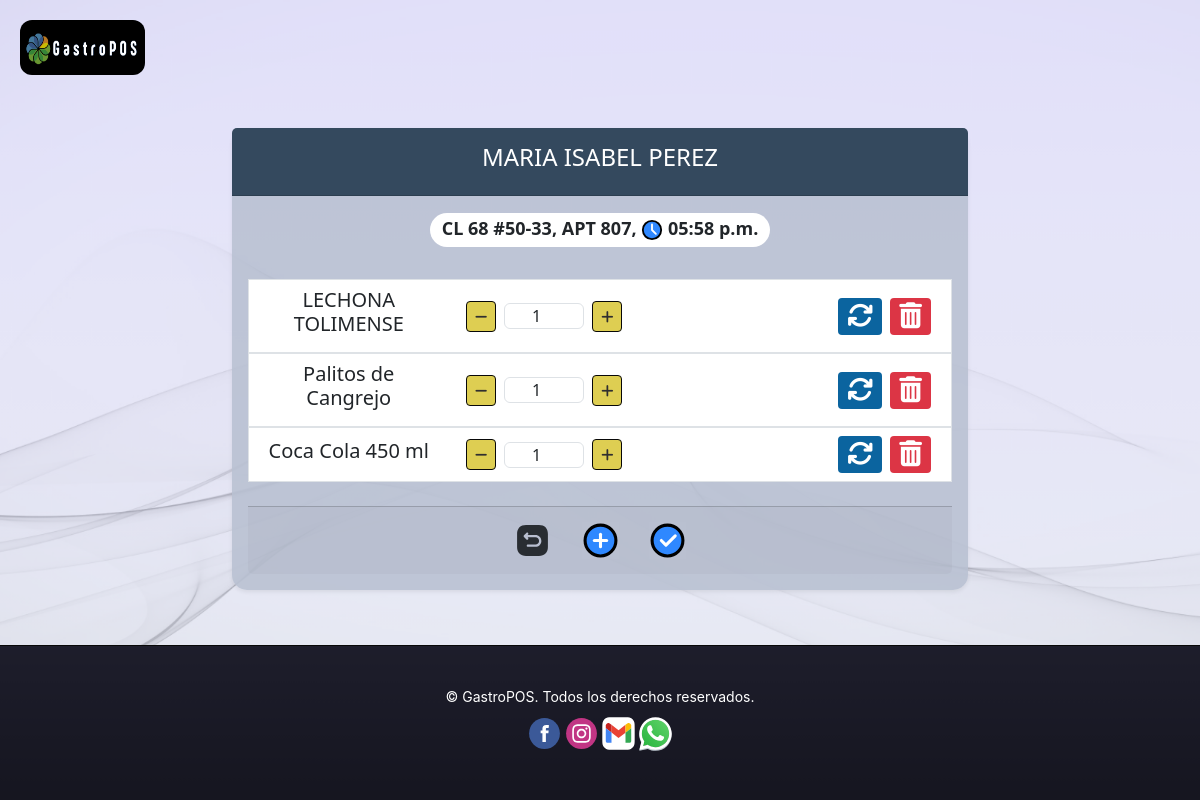
Page /app/detalle-domicilio/70/ (signed in) on the committed database.
### pedidos/models.py (models this page shows, shortened)
class PedidoDomicilio(models.Model):
    ESTADO_CHOICES = [
        ('Pendiente', 'Pendiente'),
        ('En camino', 'En camino'),
        ('Entregado', 'Entregado'),
        ('Facturado', 'Facturado'),
    ]
    usuario = models.ForeignKey(User, on_delete=models.CASCADE)
    doc_cliente = models.PositiveIntegerField()
    nombre_cliente = models.CharField(max_length=50)
    telefono_cliente = models.CharField(max_length=50)
    direccion_cliente = models.CharField(max_length=100)
    estado_pedido = models.CharField(max_length=20, choices=ESTADO_CHOICES, default='Pendiente')
    fecha_pedido = models.DateTimeField(auto_now_add=True)
    fecha_estado_actualizacion = models.DateTimeField(auto_now=True)

class ItemPedidoDomicilio(models.Model):
    ESTADO_CHOICES = [
        ('En proceso', 'En proceso'),
        ('Entregado', 'Entregado'),
    ]
    pedido = models.ForeignKey(PedidoDomicilio, on_delete=models.CASCADE)
    plato = models.ForeignKey(Plato, on_delete=models.CASCADE, null=True, blank=True)
    producto = models.ForeignKey(Producto, on_delete=models.CASCADE, null=True, blank=True)
    cantidad = models.PositiveIntegerField()
    detalle = models.CharField(max_length=200)
    estado = models.CharField(max_length=20, choices=ESTADO_CHOICES, default='En proceso')

### platos/models.py (models this page shows, shortened)
class Plato(models.Model):
    usuario = models.ForeignKey(User, on_delete=models.CASCADE)
    nombre = models.CharField(max_length=100)
    precio = models.DecimalField(max_digits=10, decimal_places=2)
    imagen = models.ImageField(upload_to='logos/', blank=True, null=True)
    categoria = models.ForeignKey(Categoria, on_delete=models.CASCADE, related_name='platos', default=1)

### pedidos/views.py (the view, shortened to what this page needs)
# urls.py: path('detalle-domicilio/<int:pedido_id>/', detalle_pedido_domicilio, name='detalle_pedido_domicilio'),
@login_required(login_url='/login/')
def detalle_pedido_domicilio(request, pedido_id):
    pedido = get_object_or_404(PedidoDomicilio, id=pedido_id, usuario=request.user)
    context = {
        'pedido': pedido,
        'editar_plato_form': EditarPlatoDomicilioForm(),
        'eliminar_plato_form': EliminarPlatoDomicilioForm(),
        'platos': Plato.objects.filter(usuario=request.user),
    }
    return render(request, 'pedidos/detalle_pedido_domicilio.html', context)

### pedidos/forms.py
class EditarPlatoDomicilioForm(forms.ModelForm):
    class Meta:
        model = ItemPedidoDomicilio
        fields = ['cantidad']

class EliminarPlatoDomicilioForm(forms.ModelForm):
    class Meta:
        model = ItemPedidoDomicilio
        fields = []

### pedidos/templates/pedidos/detalle_pedido_domicilio.html (shortened to what this page needs)
{% extends 'base.html' %}
{% load static %}
{% block extra_css %}
<link rel="stylesheet" href="{% static 'css/crear_pedido.css' %}">
{% endblock %}
{% block content %}
<div class="container mt-5">
    <div class="row">
        <div class="col-md-8 mx-auto">
            <div class="card card-custom-mesa-pedido shadow-sm">
                <div class="card-header text-white text-center pedido-header">
                    <h4>{{ pedido.nombre_cliente }}</h4>
                </div>
                    <div class="card-body text-center pedido-body">
                        <h4><span class="badge badge-custom-large bg-white rounded-pill text-dark"><strong>{{ pedido.direccion_cliente }}, </strong><img src="{% static 'icons/hora.svg' %}" alt="Mesa" style="width:22px; height:22px;"> {{ pedido.fecha_pedido|date:"h:i a" }}</span></h4>
                        <br>
                        <ul class="list-group pedido-items">
                            {% for item in pedido.itempedidodomicilio_set.all %}
                            <form method="post" action="{% url 'detalle_pedido_domicilio' pedido_id=pedido.id %}" class="d-inline">
                                <li class="list-group-item pedido-item d-flex align-items-center">
                                    <div class="col-md-3">
                                        <h5>{{ item.plato.nombre }}</h5>
                                    </div>
                                    <div class="d-flex col-md-4 align-items-center justify-content-center">
                                        <button type="button" class="btn btn-outline-secondary btn-sm" onclick="changeQuantity('decrement', '{{ item.id }}')"><i class="fa-solid fa-minus"></i></button>
                                        <input type="number" name="cantidad" id="cantidad_{{ item.id }}" value="{{ item.cantidad }}" class="form-control form-control-custom quantity-input mx-2" style="width: 80px;">
                                        <button type="button" class="btn btn-outline-secondary btn-sm" onclick="changeQuantity('increment', '{{ item.id }}')"><i class="fa-solid fa-plus"></i></button>
                                    </div>
                                    <div class="col-md-5 d-flex justify-content-end">
                                        <button type="submit" name="editar_plato_domicilio" class="btn btn-custom btn-sm mx-1"><i class="fa-solid fa-arrows-rotate" style="font-size: 26px;"></i></button>
                                    </form>
                                        <form method="post" action="{% url 'detalle_pedido_domicilio' pedido_id=pedido.id %}" class="d-inline">
                                            <button type="submit" name="eliminar_plato_domicilio" class="btn btn-custom-back btn-sm mx-1"><i class="fa-solid fa-trash-can" style="font-size: 26px;"></i></button>
                                        </form>
                                    </div>
                            {% empty %}
                            <li class="list-group-item list-group-item-custom text-center">No hay artículos en el pedido.</li>
                            {% endfor %}
                        <div class="card-footer">
                            <a href="{% url 'crear_pedido' %}" class="btn btn-hover"><img src="{% static 'icons/backaw.svg' %}" alt="Mesa" style="width:37px; height:37px;"></a>
                            <button type="submit" class="btn btn-hover"><img src="{% static 'icons/add.svg' %}" alt="Mesa" style="width:37px; height:37px;"></button>
                            <a href="{% url 'finalizar_venta_domicilio' pedido.id %}" class="btn btn-hover"><img src="{% static 'icons/pay.svg' %}" alt="Mesa" style="width:37px; height:37px;"></a>
                        </div>
                            </div>
                        </div>
                    </div>
{% endblock %}

### static/css/base.css (style rules this page uses)
html, body { height: 100%; margin: 0; }
body { padding-top: 56px; }
.card-body { height: calc(100% - 56px); overflow-y: auto; }
.btn-custom { color: #ffffff; background-color: #007bff; border: none; border-radius: 50px; padding: 10px 20px; font-size: 16px; transition: background-color 0.3s; }
.btn-custom-back { color: #ffffff; background-color: #c00c0c; border: none; border-radius: 50px; padding: 10px 20px; font-size: 16px; transition: background-color 0.3s; }

### static/css/crear_pedido.css (style rules this page uses)
.card-body { height: calc(100% - 56px); overflow-y: auto; }
.pedido-header { background-color: #34495e; color: #ccf4fe; border-bottom: 1px solid #2c3e50; text-align: center; padding: 15px; font-size: 1.2rem; }
.quantity-input { text-align: center; margin: 0; padding: 0; }
.pedido-item { display: flex; align-items: center; }
.btn-custom, .btn-custom-back { margin: 0; }
.btn-custom { background-color: #0b649f; color: #fff; }
.btn-custom-back { background-color: #dc3545; color: #fff; }
.card-custom-mesa-pedido { border: none; border-radius: 15px; box-shadow: 0 4px 8px rgba(8, 4, 246, 0.1); background-color: #b8c0d2de; color: #ffffff; transition: transform 0.3s, box-shadow 0.3s; }
.btn-outline-secondary { background-color: rgb(222, 206, 82); border: 1px solid #080808; color: #302f2f; transition: all 0.3s ease; }

### rows in the picture
PedidoDomicilio: nombre_cliente "MARIA ISABEL PEREZ", direccion_cliente "CL 68 #50-33, APT 807", fecha_pedido "05:58 p.m."
ItemPedidoDomicilio: plato.nombre "LECHONA TOLIMENSE", cantidad "1"
ItemPedidoDomicilio: plato.nombre "Palitos de Cangrejo", cantidad "1"
ItemPedidoDomicilio: plato.nombre "Coca Cola 450 ml", cantidad "1"
